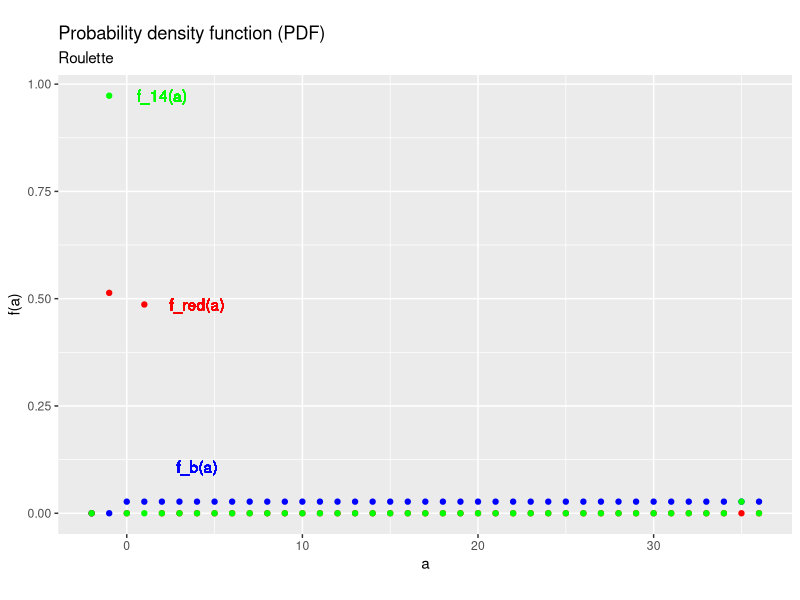
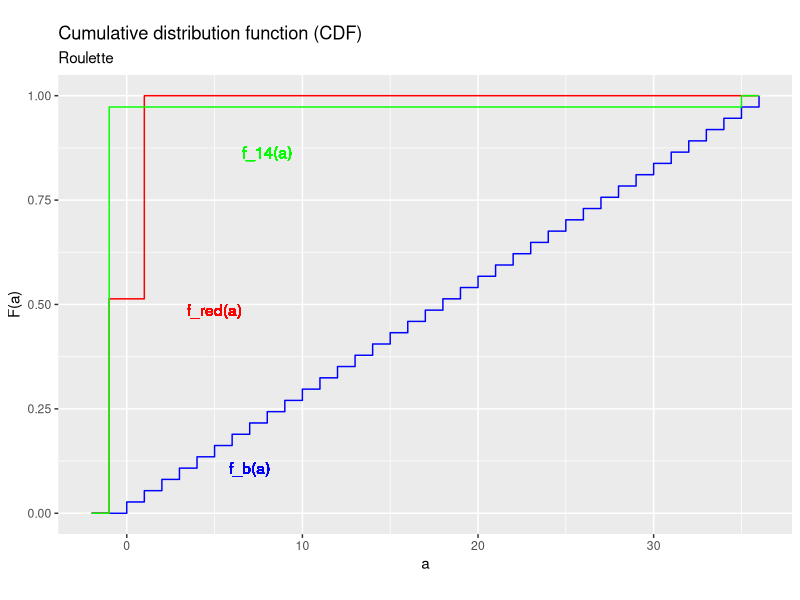
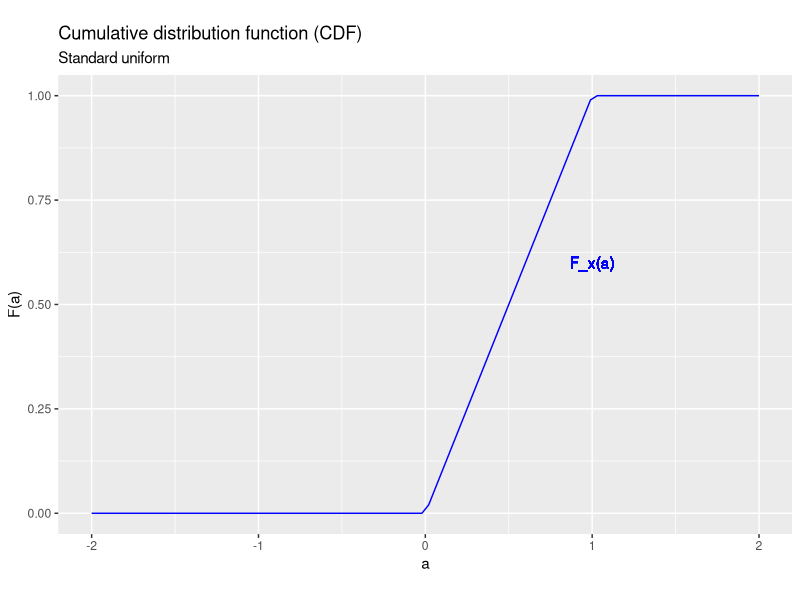
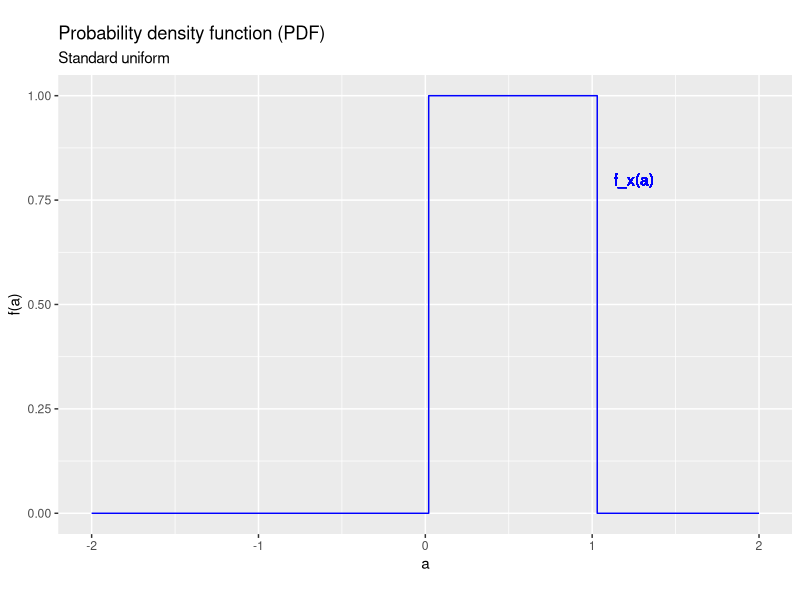

These charts were generated, in order, by the following R code:
## ---- chunk 1
knitr::opts_chunk$set(echo = FALSE,
                      prompt = FALSE,
                      tidy = TRUE,
                      collapse = TRUE)
library("tidyverse")
## ---- chunk 2
RoulettePDF <- tibble(a = seq(from = -2, to= 36),
                      fb = c(0, 0, rep(1/37, times = 37)),
                      fred = c(0, 19/37, 0, 18/37, rep(0, times=35)),
                      f14 = c(0, 36/37,rep(0, times=35), 1/37, 0))
ggplot(data = RoulettePDF, mapping = aes(x = a)) +
  geom_point(aes(y=fb), col = "blue") +
  geom_point(aes(y=fred), col = "red") +
  geom_point(aes(y=f14), col = "green") +
  xlab("a") +
  ylab("f(a)") +
  geom_text(x = 4, 
            y = 4/37, 
            label = "f_b(a)", 
            col = "blue") +
  geom_text(x = 4, 
            y = 18/37, 
            label = "f_red(a)", 
            col = "red") +
  geom_text(x = 2, 
            y = 36/37, 
            label = "f_14(a)", 
            col = "green") +
  labs(title = "Probability density function (PDF)", 
       subtitle = "Roulette", 
       caption = "", 
       tag = "")
## ---- chunk 3
RouletteCDF <- RoulettePDF %>%
    mutate (Fb = cumsum(fb)) %>%
    mutate (Fred = cumsum(fred))%>%
    mutate (F14 = cumsum(f14)) 
ggplot(data = RouletteCDF, mapping = aes(x = a)) +
  geom_step(aes(y=Fb), col = "blue") +
  geom_step(aes(y=Fred), col = "red") +
  geom_step(aes(y=F14), col = "green") +
  xlab("a") +
  ylab("F(a)") +
  geom_text(x = 7, 
            y = 4/37, 
            label = "f_b(a)", 
            col = "blue") +
  geom_text(x = 5, 
            y = 18/37, 
            label = "f_red(a)", 
            col = "red") +
  geom_text(x = 8, 
            y = 32/37, 
            label = "f_14(a)", 
            col = "green") +
  labs(title = "Cumulative distribution function (CDF)", 
       subtitle = "Roulette", 
       caption = "", 
       tag = "")
## ---- chunk 4
UniformDist <- tibble(a=seq(from=-2,to=2,length.out=100),
                      Fa=punif(seq(from=-2,to=2,length.out=100)),
                      fa=dunif(seq(from=-2,to=2,length.out=100)))
ggplot(data=UniformDist,mapping=aes(x=a,y=Fa)) +
  geom_line(col = "blue") +
  geom_text(x=1,y=0.6,col="blue",label="F_x(a)") +
  xlab("a") +
  ylab("F(a)") +
  labs(title = "Cumulative distribution function (CDF)", 
       subtitle = "Standard uniform", 
       caption = "", 
       tag = "")
## ---- chunk 5
ggplot(data=UniformDist,mapping=aes(x=a,y=fa)) +
  geom_step(col = "blue") +
  geom_text(x=1.25,y=0.8,col="blue",label="f_x(a)") +
  xlab("a") +
  ylab("f(a)") +
  labs(title = "Probability density function (PDF)", 
       subtitle = "Standard uniform", 
       caption = "", 
       tag = "")
